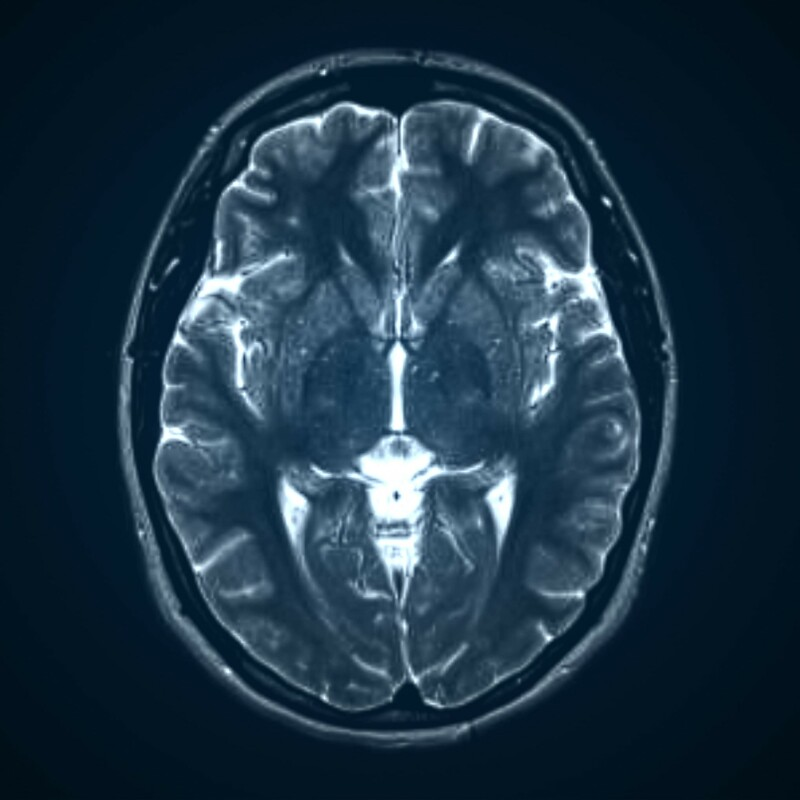
#> input picture Labtest/mri1.jpg, 800 x 800 px
$ python DIP_1810976114.py
#> lines starting #> are read from the running program, lines starting #| are printed output that depends on the picture; after the words box and inside, x2 and y2 are one past the last pixel; in counts of white or black regions, pixels touching at a corner belong together
import matplotlib.pyplot as plt
import numpy as np
import cv2
def main():
	img_path = "mri1.jpg"
	print(img_path)
	rgbImg = plt.imread(img_path)
#> rgbImg is the input picture: shape (800, 800, 3); mean R, G, B 28.3, 51.8, 68.8
	print(rgbImg.shape)
#| (800, 800, 3)

	redChannel = rgbImg[:,:,0]
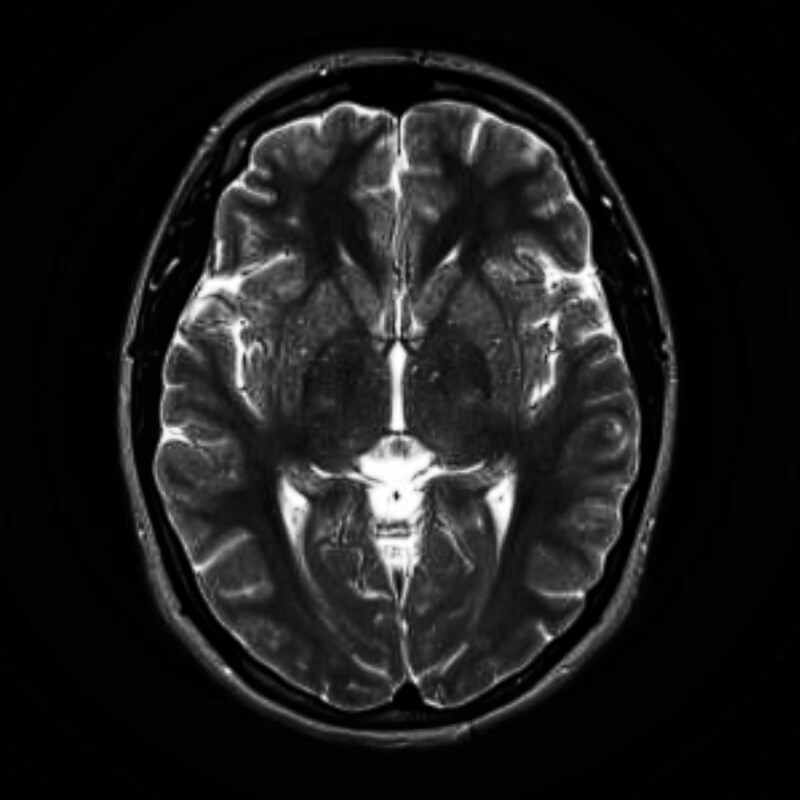
#> redChannel: shape (800, 800); min 0, max 255, mean 28.3
	greenChannel = rgbImg[:,:,1]
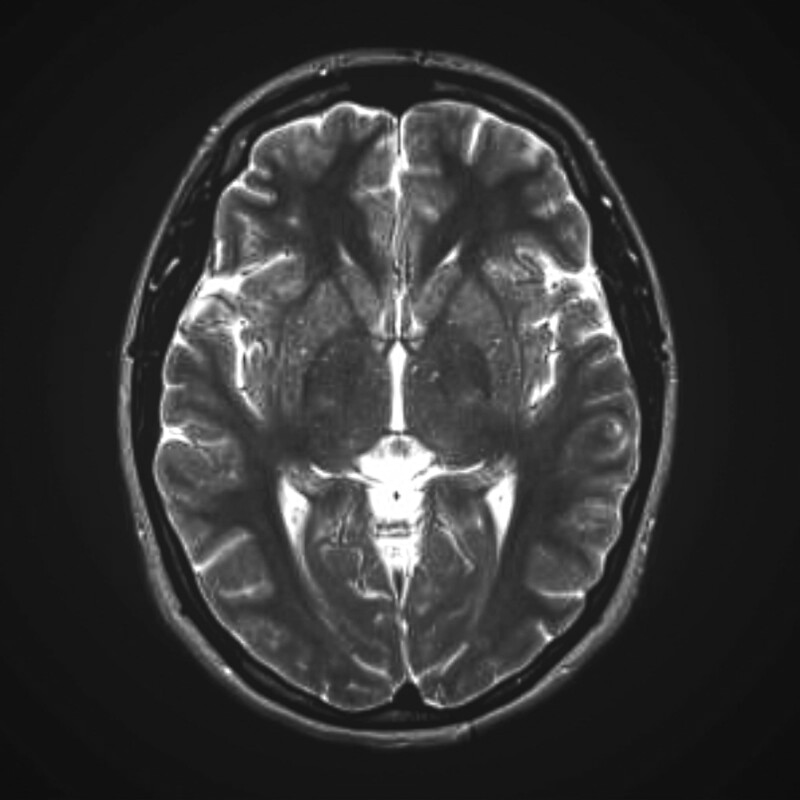
#> greenChannel: shape (800, 800); min 13, max 255, mean 51.8
	blueChannel = rgbImg[:,:,2]
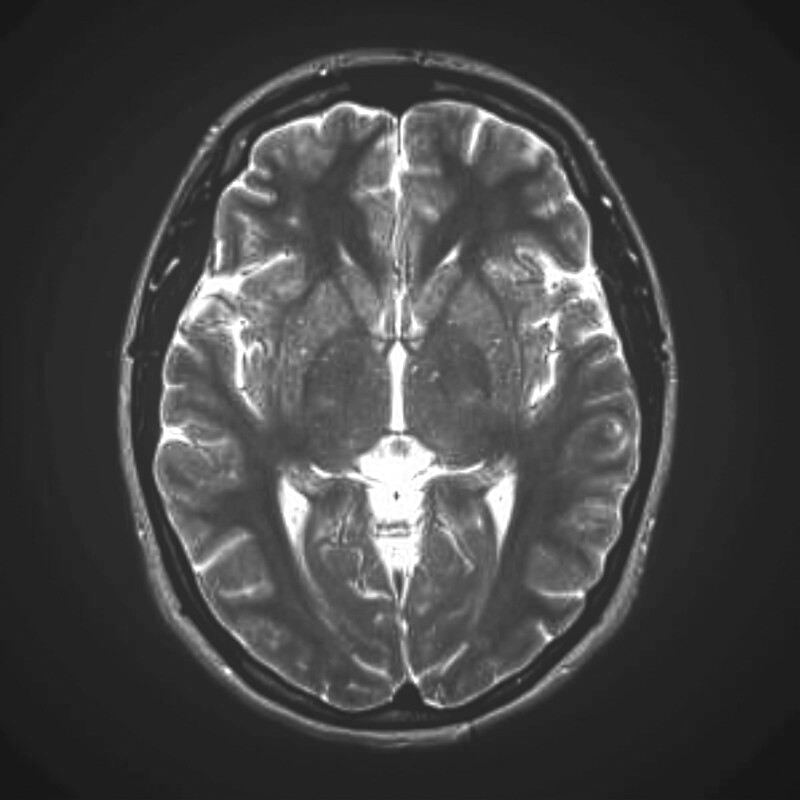
#> blueChannel: shape (800, 800); min 22, max 255, mean 68.8
	r,c,k = rgbImg.shape
#> r = 800; c = 800; k = 3
	#grayscale = gray_scale(rgbImg)
	grayscale = cv2.cvtColor(rgbImg,cv2.COLOR_RGB2GRAY)
	plt.figure(figsize=(20,20))
	for k in range(8):
		bits = np.zeros((r,c),dtype=np.uint8)
		for i in range(r):
			for j in range(c):
				bits[i,j] = grayscale[i,j] & pow(2,k)
		plt.subplot(2,4,k+1)
		plt.title("Bit "+str(k)+" Slice")
		plt.imshow(bits,cmap='gray')
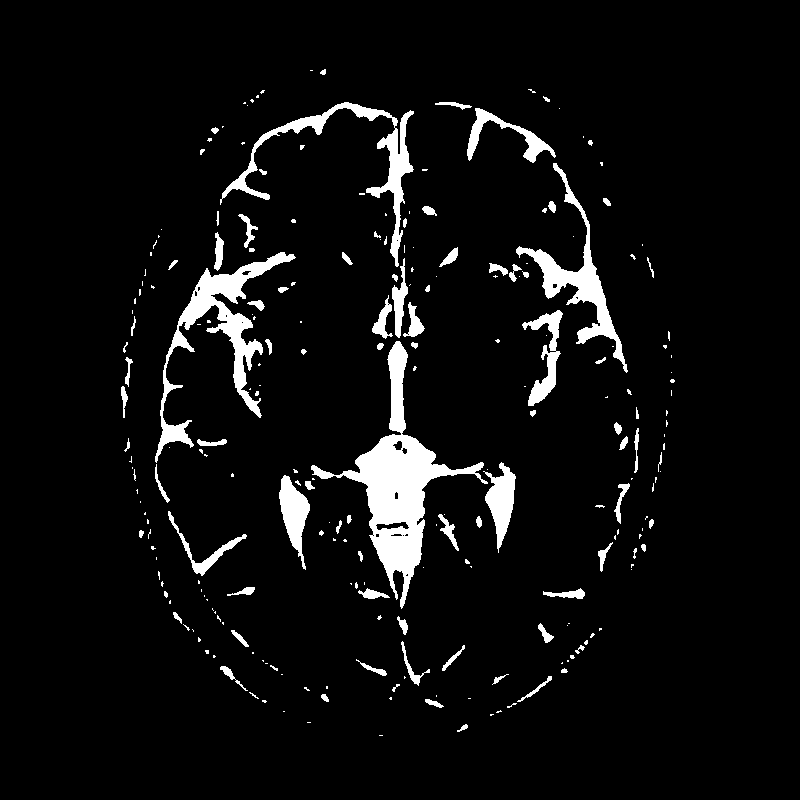
#> bits: shape (800, 800); values 0 (black) and 128 (white), 5.7% white; 245 white regions (155 under 20 px), largest, box (x1, y1, x2, y2) and area: (311, 341, 488, 609) 9506, (155, 252, 296, 463) 5360, (220, 102, 414, 267) 3691
	#plt.savefig('slice.jpg')
	plt.show()
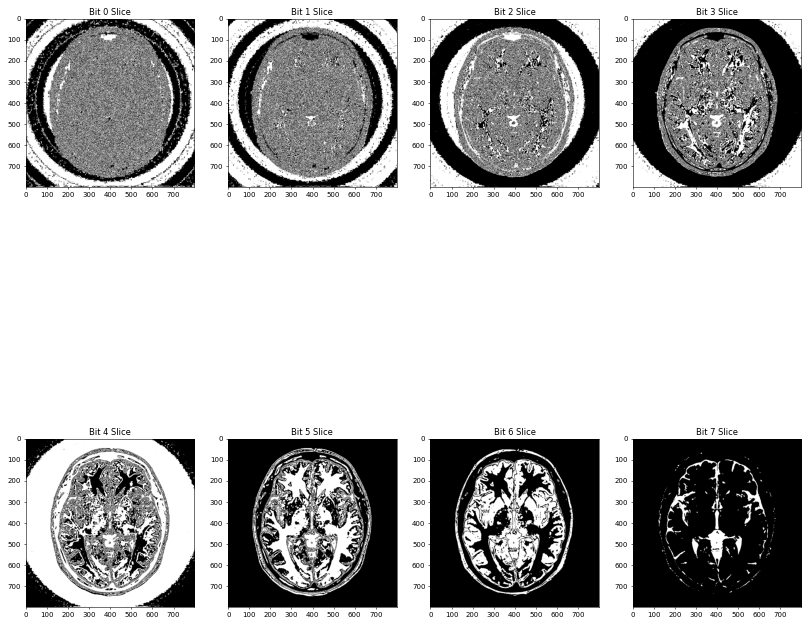
#> figure drawn by matplotlib, 8 panels
	img_set = [redChannel,greenChannel,blueChannel]
	img_title = ["Red","Green","Blue",]
	hist_title = ["Red Histogram","Green Histogram","Blue Histogram" ]
	#plt_img(img_set,img_title)
	#manual_hist(img_set,hist_title,r,c)

def bit_slicing(img):
	r,c = img.shape


def gray_scale(rgbImg):
	r,c,k = rgbImg.shape
	red = rgbImg[:,:,0]
	green = rgbImg[:,:,1]
	blue = rgbImg[:,:,2]
	grayscale = np.zeros((r,c))
	for i in range(r):
		for j in range(c):
			grayscale[i,j]	=  0.299*red[i,j] + 0.587 * green[i,j] + 0.144 * blue[i,j]
	return grayscale

def manual_hist(img_set,hist_title_set,r,c):
	ch = len(img_set)
	plt.figure(figsize=(20,20))

	for i in range(ch):
		img = img_set[i]
		histogram = np.zeros((256,), dtype=int)
		for j in range(r):
			for k in range(c):
				temp = img[j,k]
				histogram[temp] += 1
		y =  np.arange(256)

		plt.subplot(3,3,i+1)
		plt.plot(y,histogram)
		plt.ylim(0,)
		plt.fill_between(y,histogram)
		plt.title(hist_title_set[i])
	plt.show()

def plt_img(img_set,img_title):
	ch = len(img_set)
	plt.figure(figsize=(20,20))
	for i in range(ch):
		plt.subplot(2,2,i+1)
		img = img_set[i]
		plt.imshow(img_set[i],cmap="gray")
		plt.title(img_title[i])
	plt.show()


if __name__ == "__main__":
	main()
